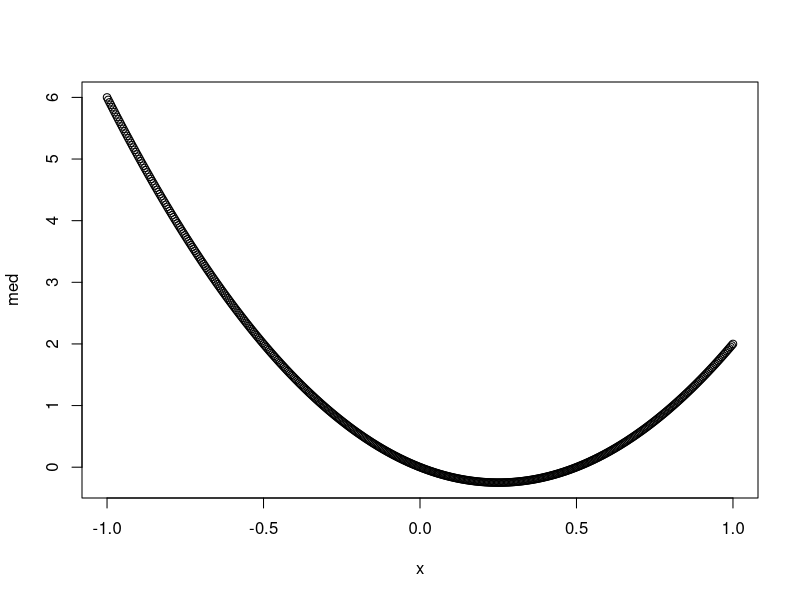
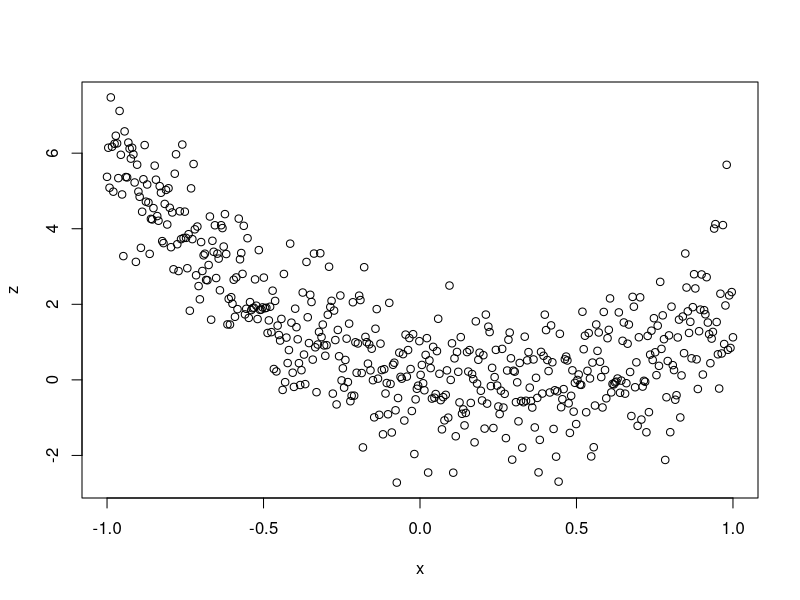
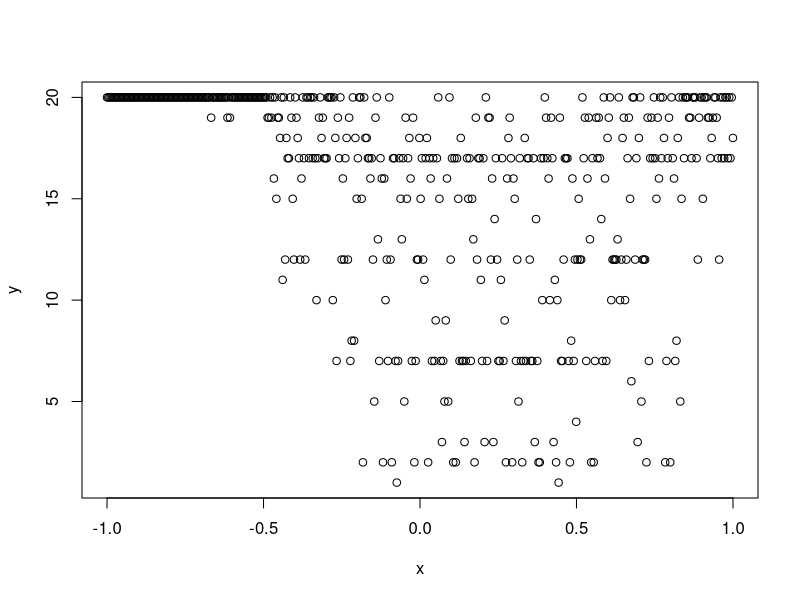

Reproduce these figures in R, in order. (Note: this script raises an error after producing the figures.)
rm(list=ls(all=TRUE))
set.seed(1)

n=500
x=seq(from=-1,to=1,length.out=n)

true.b1=b1=-2
true.b2=b2=4

med=b1*x+b2*(x^2)
true.z=z=rnorm(n,mean=med,sd=1)
plot(x,med)
plot(x,z)

nclass=20
true.breaks=breaks=sort(rnorm(nclass-1,mean=0,sd=1))

y=rep(NA,n)
cond=z<breaks[1]; y[cond]=1
for (i in 2:(nclass-1)){
  cond=z<breaks[i] & z>breaks[i-1]
  y[cond]=i
}
cond=z>breaks[nclass-1]
y[cond]=nclass

table(y)
plot(x,y)
dat=data.frame(x=x,y=y)

setwd('U:\\modeling abundance\\git_MN')
write.csv(dat,'fake data.csv',row.names=F)